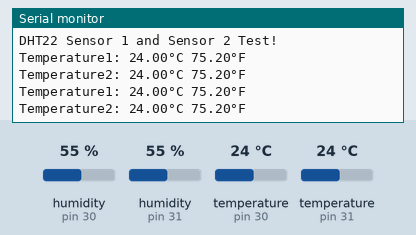
Simulated run of this sketch. Board: Arduino Uno, built with avr-gcc and run on an emulated ATmega328P. Shown: the last lines printed to the serial monitor. The test bench sets the inputs (shaded band); at power-on: temperature (sensors on pin 30, pin 31) 24 °C, humidity (sensors on pin 30, pin 31) 55 %.

Above: at 4.8 s.
4.9 s: temperature (sensor on pin 30) set to 12 °C
At 7.5 s:
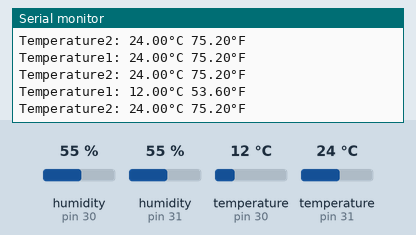
7.9 s: temperature (sensor on pin 31) set to 12 °C
At 8.4 s:
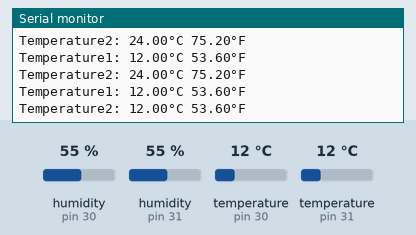
10.9 s: temperature (sensor on pin 30) set to 19 °C
At 12.4 s:
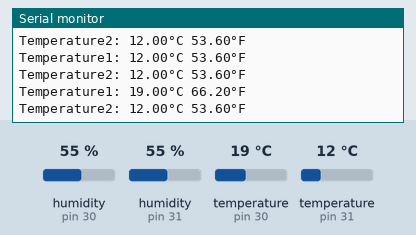
13.9 s: temperature (sensor on pin 31) set to 19 °C
At 14.5 s:
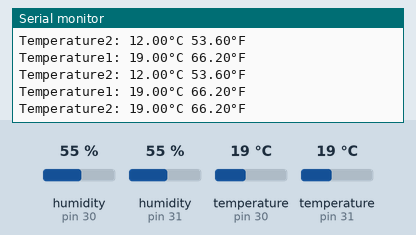
Timing chart, 0 to 16.9 s (numbered marks = the images above; inputs shaded):
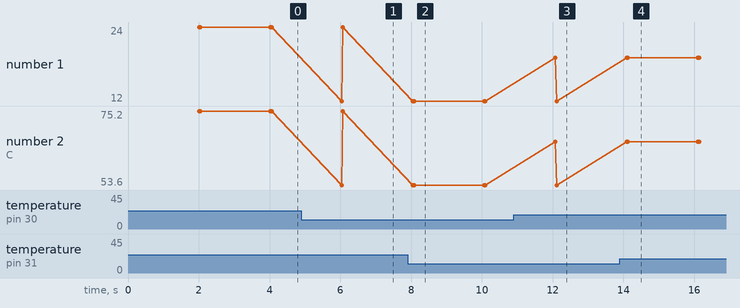

Measured:
- after the input at 4.9 s, the serial monitor: prints a new line after 1.1 s (image 1)
- after the input at 7.9 s, the serial monitor: prints a new line after 0.19 s (image 2)
- after the input at 10.9 s, the serial monitor: prints a new line after 1.2 s (image 3)
- after the input at 13.9 s, the serial monitor: prints a new line after 0.23 s (image 4)

The sketch:

2_Sensors.ino
```cpp
// Example testing sketch for various DHT humidity/temperature sensors
// Written by ladyada, public domain

// REQUIRES the following Arduino libraries:
// - DHT Sensor Library: https://github.com/adafruit/DHT-sensor-library
// - Adafruit Unified Sensor Lib: https://github.com/adafruit/Adafruit_Sensor

#include "DHT.h"

#define DHTPIN1 30     // Digital pin connected to the DHT sensor
#define DHTPIN2 31
// Feather HUZZAH ESP8266 note: use pins 3, 4, 5, 12, 13 or 14 --
// Pin 15 can work but DHT must be disconnected during program upload.

// Uncomment whatever type you're using!
//#define DHTTYPE DHT11   // DHT 11
#define DHTTYPE DHT22   // DHT 22  (AM2302), AM2321
//#define DHTTYPE DHT21   // DHT 21 (AM2301)

// Connect pin 1 (on the left) of the sensor to +5V
// NOTE: If using a board with 3.3V logic like an Arduino Due connect pin 1
// to 3.3V instead of 5V!
// Connect pin 2 of the sensor to whatever your DHTPIN is
// Connect pin 3 (on the right) of the sensor to GROUND (if your sensor has 3 pins)
// Connect pin 4 (on the right) of the sensor to GROUND and leave the pin 3 EMPTY (if your sensor has 4 pins)
// Connect a 10K resistor from pin 2 (data) to pin 1 (power) of the sensor

// Initialize DHT sensor.
// Note that older versions of this library took an optional third parameter to
// tweak the timings for faster processors.  This parameter is no longer needed
// as the current DHT reading algorithm adjusts itself to work on faster procs.
DHT dht1(DHTPIN1, DHTTYPE);
DHT dht2(DHTPIN2, DHTTYPE);

void setup() {
  Serial.begin(9600);
  Serial.println(F("DHT22 Sensor 1 and Sensor 2 Test!"));

  dht1.begin();
  dht2.begin();
}

void loop() {
  // Wait a few seconds between measurements.
  delay(2000);

  //humidity reading from sensor 1
  float h1 = dht1.readHumidity();
  // Read temperature as Celsius (the default)
  float t1 = dht1.readTemperature();
  // Read temperature as Fahrenheit (isFahrenheit = true)
  float f1 = dht1.readTemperature(true);


  //humidity reading from sensor 2
  float h2 = dht2.readHumidity();
  // Read temperature as Celsius (the default)
  float t2 = dht2.readTemperature();
  // Read temperature as Fahrenheit (isFahrenheit = true)
  float f2 = dht2.readTemperature(true);

  // Check if any reads failed and exit early (to try again).
  if (isnan(h1) || isnan(t1) || isnan(f1)) {
    Serial.println(F("Failed to read from DHT sensor 1!"));
    return;
  }

  // Check if any reads failed and exit early (to try again).
  if (isnan(h2) || isnan(t2) || isnan(f2)) {
    Serial.println(F("Failed to read from DHT sensor 2!"));
    return;
  }

  //Serial.print(F("Humidity1: "));
  //Serial.print(h1);
  Serial.print(F("Temperature1: "));
  Serial.print(t1);
  Serial.print(F("°C "));
  Serial.print(f1);
  Serial.println(F("°F "));


  //Serial.print(F("Humidity2: "));
  //Serial.print(h2);
  Serial.print(F("Temperature2: "));
  Serial.print(t2);
  Serial.print(F("°C "));
  Serial.print(f2);
  Serial.println(F("°F "));
}
```
